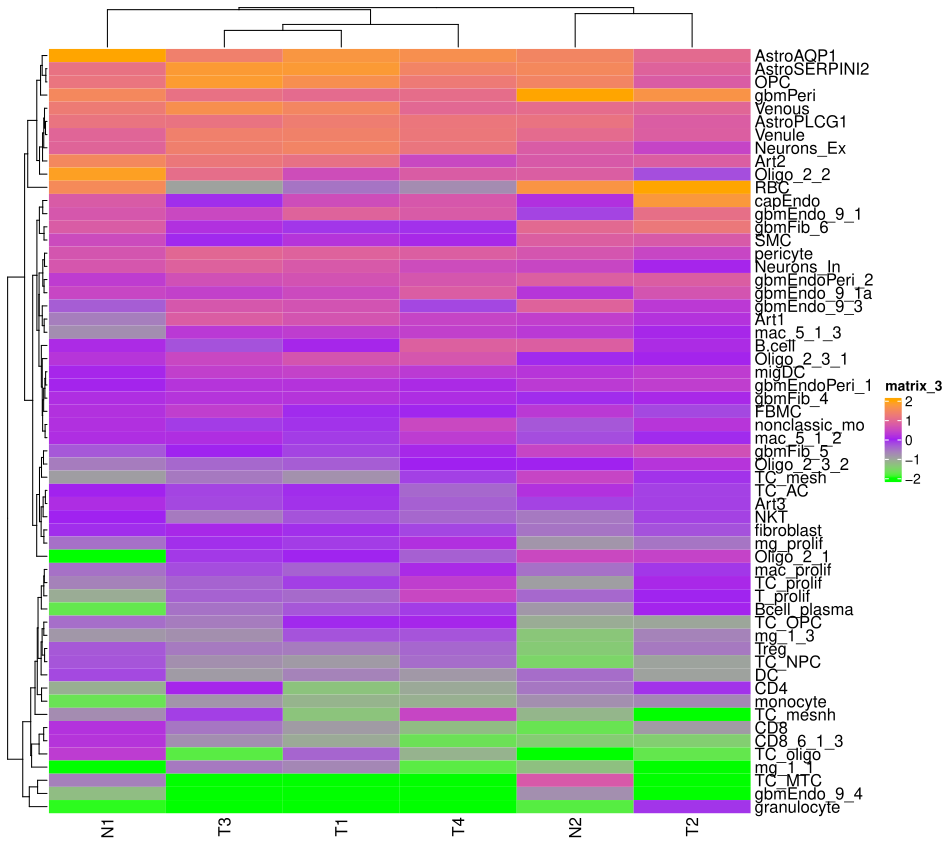

Write the R code that produced this figure.
library(matrixStats)
library(circlize)
library(ComplexHeatmap)

ssgsea = function(X, gene_sets, alpha = 0.25, scale = T, norm = F, single = T) {
  row_names = rownames(X)
  num_genes = nrow(X)
  gene_sets = lapply(gene_sets, function(genes) {which(row_names %in% genes)})
  
  # Ranks for genes
  R = matrixStats::colRanks(X, preserveShape = T, ties.method = 'average')
  
  # Calculate enrichment score (es) for each sample (column)
  es = apply(R, 2, function(R_col) {
    gene_ranks = order(R_col, decreasing = TRUE)
    
    # Calc es for each gene set
    es_sample = sapply(gene_sets, function(gene_set_idx) {
      # pos: match (within the gene set)
      # neg: non-match (outside the gene set)
      indicator_pos = gene_ranks %in% gene_set_idx
      indicator_neg = !indicator_pos
      
      rank_alpha  = (R_col[gene_ranks] * indicator_pos) ^ alpha
      
      step_cdf_pos = cumsum(rank_alpha)    / sum(rank_alpha)
      step_cdf_neg = cumsum(indicator_neg) / sum(indicator_neg)
      
      step_cdf_diff = step_cdf_pos - step_cdf_neg
      
      # Normalize by gene number
      if (scale) step_cdf_diff = step_cdf_diff / num_genes
      
      # Use ssGSEA or not
      if (single) {
        sum(step_cdf_diff)
      } else {
        step_cdf_diff[which.max(abs(step_cdf_diff))]
      }
    })
    unlist(es_sample)
  })
  
  if (length(gene_sets) == 1) es = matrix(es, nrow = 1)
  
  # Normalize by absolute diff between max and min
  if (norm) es = es / diff(range(es))
  
  # Prepare output
  rownames(es) = names(gene_sets)
  colnames(es) = colnames(X)
  return(es)
}

data = readRDS("logCPM.rds")
data[1:5,1:5]
data = as.matrix(data)

gene_set = read.csv("markers2Sep.csv")
head(gene_set)

gene_sets = as.list(as.data.frame(gene_set))
print("genes set ready")

res = ssgsea(data, gene_sets, scale = TRUE, norm = FALSE)

#transpose the res object for viewing purposes
res1 = t(res)
head(res1)

mat = as.matrix(res1)
for(i in 1:nrow(mat))
{ 
  vec = as.numeric(c(mat[i,]))
  mat[i,1:ncol(mat)] = (vec-mean(vec))/sd(vec)
  
}

Heatmap(t(mat),col = colorRamp2(c(-2,0,2),c("green","Purple","orange")))
